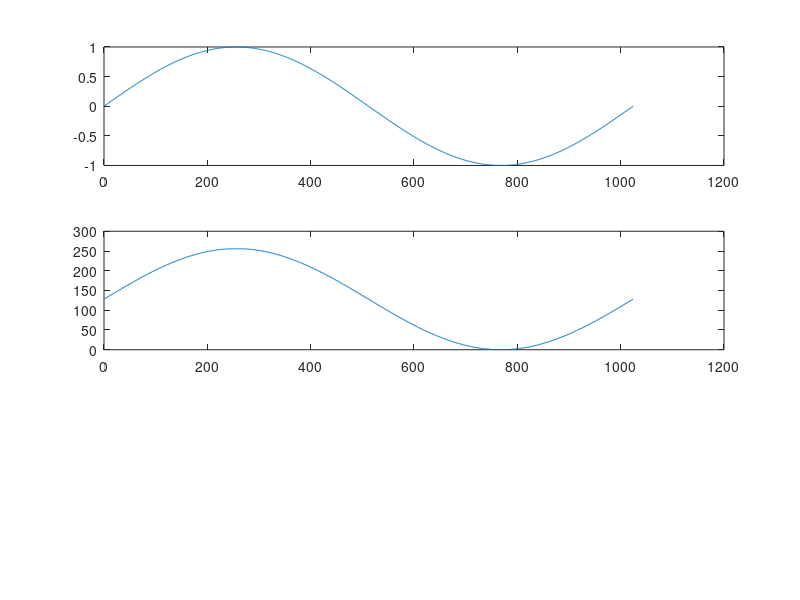

The MATLAB script that drew this image:
clc
close all
%for generation and sampling
N=1024;
Vr=2;
n=1:1:N;
LUT(n)=sin(2*pi*n/N);
subplot(311)
plot(n,LUT)
%for quantization
Nb=8;
L=2^8;
LSB=Vr/L;
for i=1:N
    for j=1:L
if ( LUT(i)>=-1+(j-1)*LSB && LUT(i)<=-1+j*LSB )
    DAC(i)=(2*j-1)/2;
end
    end
end
subplot(312)
plot(DAC)
fd=1;
fs=1024;
td=1/fd;
ph_st=((fd/fs)*2*pi);
lc_st=round(ph_st/((2*pi)/N));
init=1;
loc=1;
for t=init:1:N
    gen(t)=DAC(loc);
    loc=loc+lc_st;
    if loc>=N
        break
    end
end
loc=1;
init=t;
%subplot(313)
%plot(gen)


    
    